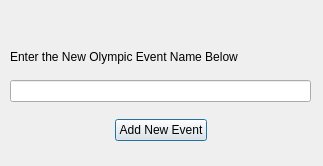
<?xml version="1.0" encoding="UTF-8"?>
<ui version="4.0">
 <class>AddEvent</class>
 <widget class="QDialog" name="AddEvent">
  <property name="geometry">
   <rect>
    <x>0</x>
    <y>0</y>
    <width>323</width>
    <height>166</height>
   </rect>
  </property>
  <property name="windowTitle">
   <string>Dialog</string>
  </property>
  <widget class="QWidget" name="gridLayoutWidget">
   <property name="geometry">
    <rect>
     <x>10</x>
     <y>50</y>
     <width>301</width>
     <height>91</height>
    </rect>
   </property>
   <layout class="QGridLayout" name="gridLayout">
    <item row="4" column="2">
     <spacer name="hSpacer2">
      <property name="orientation">
       <enum>Qt::Horizontal</enum>
      </property>
      <property name="sizeHint" stdset="0">
       <size>
        <width>40</width>
        <height>20</height>
       </size>
      </property>
     </spacer>
    </item>
    <item row="4" column="0">
     <spacer name="hSpacer">
      <property name="orientation">
       <enum>Qt::Horizontal</enum>
      </property>
      <property name="sizeHint" stdset="0">
       <size>
        <width>40</width>
        <height>20</height>
       </size>
      </property>
     </spacer>
    </item>
    <item row="1" column="1">
     <spacer name="vSpacer">
      <property name="orientation">
       <enum>Qt::Vertical</enum>
      </property>
      <property name="sizeHint" stdset="0">
       <size>
        <width>20</width>
        <height>40</height>
       </size>
      </property>
     </spacer>
    </item>
    <item row="4" column="1">
     <widget class="QPushButton" name="btnAddEvent">
      <property name="text">
       <string>Add New Event</string>
      </property>
     </widget>
    </item>
    <item row="3" column="1">
     <spacer name="vSpacer2">
      <property name="orientation">
       <enum>Qt::Vertical</enum>
      </property>
      <property name="sizeHint" stdset="0">
       <size>
        <width>20</width>
        <height>40</height>
       </size>
      </property>
     </spacer>
    </item>
    <item row="0" column="0" colspan="3">
     <widget class="QLabel" name="lblMain">
      <property name="text">
       <string>Enter the New Olympic Event Name Below</string>
      </property>
     </widget>
    </item>
    <item row="2" column="0" colspan="3">
     <widget class="QLineEdit" name="edtEvent"/>
    </item>
   </layout>
  </widget>
 </widget>
 <resources/>
 <connections/>
</ui>
